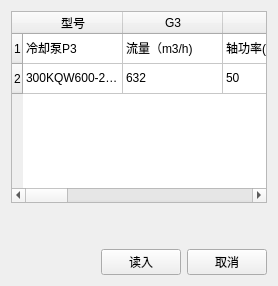
          <widget class="QWidget" name="tab_8">
           <attribute name="title">
            <string>冷却水泵</string>
           </attribute>
           <layout class="QHBoxLayout" name="horizontalLayout_21">
            <item>
             <layout class="QGridLayout" name="gridLayout_16">
              <item row="0" column="0">
               <widget class="QTableWidget" name="tableWidget_8">
                <property name="sizePolicy">
                 <sizepolicy hsizetype="Expanding" vsizetype="Preferred">
                  <horstretch>0</horstretch>
                  <verstretch>0</verstretch>
                 </sizepolicy>
                </property>
                <row>
                 <property name="text">
                  <string>1</string>
                 </property>
                </row>
                <row>
                 <property name="text">
                  <string>2</string>
                 </property>
                </row>
                <column>
                 <property name="text">
                  <string>型号</string>
                 </property>
                </column>
                <column>
                 <property name="text">
                  <string>G3</string>
                 </property>
                </column>
                <column>
                 <property name="text">
                  <string>P3</string>
                 </property>
                </column>
                <column>
                 <property name="text">
                  <string>G3</string>
                 </property>
                </column>
                <column>
                 <property name="text">
                  <string>P3</string>
                 </property>
                </column>
                <column>
                 <property name="text">
                  <string>G3</string>
                 </property>
                </column>
                <column>
                 <property name="text">
                  <string>P3</string>
                 </property>
                </column>
                <column>
                 <property name="text">
                  <string>G3</string>
                 </property>
                </column>
                <column>
                 <property name="text">
                  <string>P3</string>
                 </property>
                </column>
                <column>
                 <property name="text">
                  <string>G3</string>
                 </property>
                </column>
                <column>
                 <property name="text">
                  <string>P3</string>
                 </property>
                </column>
                <item row="0" column="0">
                 <property name="text">
                  <string>冷却泵P3</string>
                 </property>
                </item>
                <item row="0" column="1">
                 <property name="text">
                  <string>流量（m3/h)</string>
                 </property>
                </item>
                <item row="0" column="2">
                 <property name="text">
                  <string>轴功率(kw)</string>
                 </property>
                </item>
                <item row="0" column="3">
                 <property name="text">
                  <string>流量（m3/h)</string>
                 </property>
                </item>
                <item row="0" column="4">
                 <property name="text">
                  <string>轴功率(kw)</string>
                 </property>
                </item>
                <item row="0" column="5">
                 <property name="text">
                  <string>流量（m3/h)</string>
                 </property>
                </item>
                <item row="0" column="6">
                 <property name="text">
                  <string>轴功率(kw)</string>
                 </property>
                </item>
                <item row="0" column="7">
                 <property name="text">
                  <string>流量（m3/h)</string>
                 </property>
                </item>
                <item row="0" column="8">
                 <property name="text">
                  <string>轴功率(kw)</string>
                 </property>
                </item>
                <item row="0" column="9">
                 <property name="text">
                  <string>流量（m3/h)</string>
                 </property>
                </item>
                <item row="0" column="10">
                 <property name="text">
                  <string>轴功率(kw)</string>
                 </property>
                </item>
                <item row="1" column="0">
                 <property name="text">
                  <string>300KQW600-24-55/4</string>
                 </property>
                </item>
                <item row="1" column="1">
                 <property name="text">
                  <string>632</string>
                 </property>
                </item>
                <item row="1" column="2">
                 <property name="text">
                  <string>50</string>
                 </property>
                </item>
                <item row="1" column="3">
                 <property name="text">
                  <string>380</string>
                 </property>
                </item>
                <item row="1" column="4">
                 <property name="text">
                  <string>30.2</string>
                 </property>
                </item>
                <item row="1" column="5">
                 <property name="text">
                  <string>338</string>
                 </property>
                </item>
                <item row="1" column="6">
                 <property name="text">
                  <string>21.3</string>
                 </property>
                </item>
                <item row="1" column="7">
                 <property name="text">
                  <string>297</string>
                 </property>
                </item>
                <item row="1" column="8">
                 <property name="text">
                  <string>14.2</string>
                 </property>
                </item>
                <item row="1" column="9">
                 <property name="text">
                  <string>254</string>
                 </property>
                </item>
                <item row="1" column="10">
                 <property name="text">
                  <string>9.1</string>
                 </property>
                </item>
               </widget>
              </item>
              <item row="1" column="0">
               <spacer name="verticalSpacer_8">
                <property name="orientation">
                 <enum>Qt::Vertical</enum>
                </property>
                <property name="sizeHint" stdset="0">
                 <size>
                  <width>20</width>
                  <height>40</height>
                 </size>
                </property>
               </spacer>
              </item>
              <item row="2" column="0">
               <layout class="QGridLayout" name="gridLayout_17">
                <item row="0" column="0">
                 <spacer name="horizontalSpacer_10">
                  <property name="orientation">
                   <enum>Qt::Horizontal</enum>
                  </property>
                  <property name="sizeHint" stdset="0">
                   <size>
                    <width>40</width>
                    <height>20</height>
                   </size>
                  </property>
                 </spacer>
                </item>
                <item row="0" column="1">
                 <layout class="QHBoxLayout" name="horizontalLayout_22">
                  <item>
                   <widget class="QPushButton" name="pushButton_7">
                    <property name="text">
                     <string>读入</string>
                    </property>
                   </widget>
                  </item>
                  <item>
                   <widget class="QPushButton" name="pushButton_8">
                    <property name="text">
                     <string>取消</string>
                    </property>
                   </widget>
                  </item>
                 </layout>
                </item>
               </layout>
              </item>
             </layout>
            </item>
           </layout>
          </widget>
